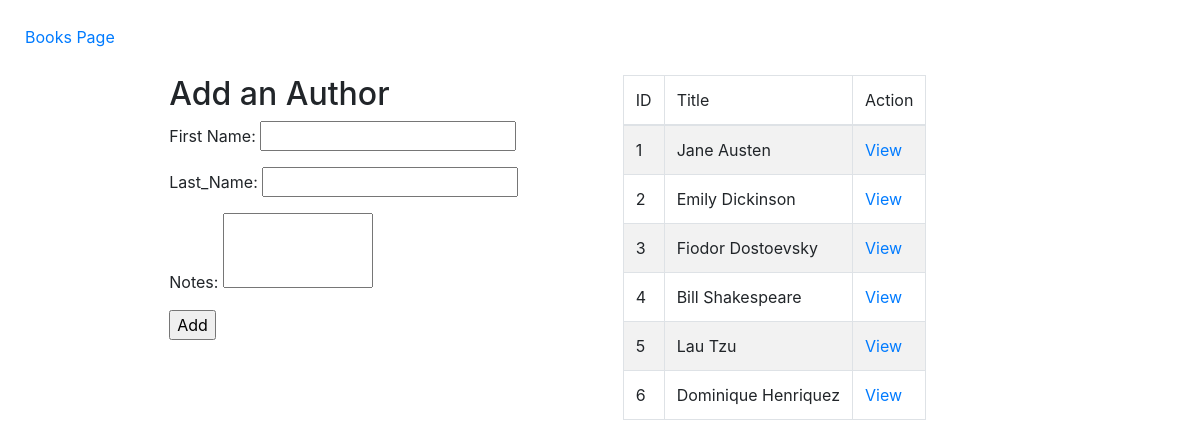
The app's page /authors with its own data.
### books_authors_app/models.py (models this page shows, shortened)
class Author(models.Model):
    first_name=models.CharField(max_length=255)
    last_name=models.CharField(max_length=255)
    notes = models.TextField(default ="")
    books = models.ManyToManyField(Book, related_name="authors")
    created_at = models.DateTimeField(auto_now_add=True)
    updated_at = models.DateTimeField(auto_now=True)

### books_authors_app/views.py (the view)
# urls.py: path('authors',views.authors),
def authors(request):
    context ={
        "all_authors": Author.objects.all()
    }
    return render(request,"authors.html",context)

### books_authors_app/templates/authors.html (shortened to what this page needs)
<!DOCTYPE html>
    <html>
    <head>
        <link rel="stylesheet" href="https://stackpath.bootstrapcdn.com/bootstrap/4.2.1/css/bootstrap.min.css">
    </head>
    <body>
        <a href="/">Books Page</a>
        <div>
            <h2>Add an Author</h2>
            <form action='/add_author_to_authors' method='post'>
                <p>First Name: <input type="text" name="first_name"></p>
                <p>Last_Name: <input type="text" name="last_name"></p>
                <p>Notes: <textarea name="notes"></textarea></p>
                <input type="submit" value="Add">
            </form>
        </div>
        <div>
            <table class="table table-striped table-bordered">
                <thead class="thead-light">
                    <tr>
                        <td>ID</td>
                        <td>Title</td>
                        <td>Action</td>
                    </tr>
                </thead>
                <tbody>
                    {% for author in all_authors %}
                    <tr>
                        <td>{{ author.id }}</td>
                        <td>{{ author.first_name }} {{ author.last_name }}</td>
                        <td><a href="/authors/{{ author.id }}">View</a></td>
                    </tr>
                    {% endfor %}
                </tbody>
            </table>
        </div>
    </body>
</html

### books_authors_app/templates/authors.html (style rules this page uses)
body { padding: 25px; }
div { margin: 50px; display: inline-block; vertical-align: top; }
textarea { height: 75px; width: 150px; resize: none; }

### records on screen
Author: id "1", first_name "Jane", last_name "Austen"
Author: id "2", first_name "Emily", last_name "Dickinson"
Author: id "3", first_name "Fiodor", last_name "Dostoevsky"
Author: id "4", first_name "Bill", last_name "Shakespeare"
Author: id "5", first_name "Lau", last_name "Tzu"
Author: id "6", first_name "Dominique", last_name "Henriquez"
